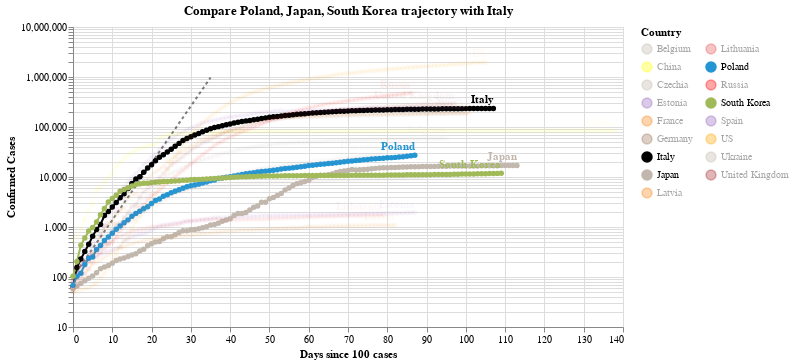

The cell this chart's notebook holds for it:
### Code cell
#hide_input
chart3 = make_since_chart(dff2, ['Poland', 'Japan', 'South Korea'], baseline_countries)
chart3

### Figure 1 — Vega-Lite specification as saved in the notebook (floating-point values rounded to 4 significant figures; data arrays with more than 128 entries replaced by an {"elided": "..."} marker saying what was removed)
{"config": {"view": {"continuousWidth": 400, "continuousHeight": 300}}, "layer": [{"data": {"name": "data-628230001892d6798b50651be41d1b3e"}, "mark": {"type": "line", "color": "black", "opacity": 0.5, "strokeDash": [3, 3]}, "encoding": {"x": {"type": "quantitative", "field": "Days since 100 cases"}, "y": {"type": "quantitative", "field": "Confirmed Cases"}}}, {"data": {"name": "data-681c8d9c12e22b4f736da7411f818ec3"}, "mark": {"type": "line", "point": true}, "encoding": {"color": {"type": "nominal", "field": "Country", "legend": {"columns": 2}, "scale": {"domain": ["Belgium", "China", "Czechia", "Estonia", "France", "Germany", "Italy", "Japan", "Latvia", "Lithuania", "Poland", "Russia", "South Korea", "Spain", "US", "Ukraine", "United Kingdom"], "range": ["#C1B7AD", "yellow", "#C1B7AD", "#9467bd", "#F58518", "#9D755D", "black", "#C1B7AD", "#F58518", "#E45756", "#2495D3", "red", "#A1BA59", "#9467bd", "orange", "#C1B7AD", "brown"]}}, "opacity": {"condition": {"value": 1, "selection": "selector001"}, "value": 0.05}, "tooltip": [{"type": "nominal", "field": "Country"}, {"type": "temporal", "field": "Date"}, {"type": "quantitative", "field": "Confirmed Cases"}, {"type": "quantitative", "field": "Days since 100 cases"}], "x": {"type": "quantitative", "field": "Days since 100 cases"}, "y": {"type": "quantitative", "field": "Confirmed Cases", "scale": {"type": "log"}}}, "selection": {"selector001": {"type": "multi", "fields": ["Country"], "bind": "legend", "init": [{"Country": "Poland"}, {"Country": "Japan"}, {"Country": "South Korea"}, {"Country": "Italy"}]}}, "width": 550}, {"data": {"name": "data-681c8d9c12e22b4f736da7411f818ec3"}, "mark": {"type": "text", "align": "right", "dy": -8, "fontWeight": "bold"}, "encoding": {"color": {"type": "nominal", "field": "Country", "legend": {"columns": 2}, "scale": {"domain": ["Belgium", "China", "Czechia", "Estonia", "France", "Germany", "Italy", "Japan", "Latvia", "Lithuania", "Poland", "Russia", "South Korea", "Spain", "US", "Ukraine", "United Kingdom"], "range": ["#C1B7AD", "yellow", "#C1B7AD", "#9467bd", "#F58518", "#9D755D", "black", "#C1B7AD", "#F58518", "#E45756", "#2495D3", "red", "#A1BA59", "#9467bd", "orange", "#C1B7AD", "brown"]}}, "opacity": {"condition": {"value": 1, "selection": "selector001"}, "value": 0.05}, "text": {"type": "nominal", "field": "Country"}, "tooltip": [{"type": "nominal", "field": "Country"}, {"type": "temporal", "field": "Date"}, {"type": "quantitative", "field": "Confirmed Cases"}, {"type": "quantitative", "field": "Days since 100 cases"}], "x": {"type": "quantitative", "field": "Days since 100 cases"}, "y": {"type": "quantitative", "field": "Confirmed Cases", "scale": {"type": "log"}}}, "transform": [{"filter": "(datum['Date'] >= 1591574400000)"}], "width": 550}], "title": "Compare Poland, Japan, South Korea trajectory with Italy", "$schema": "https://vega.github.io/schema/vega-lite/v4.0.2.json", "datasets": {"data-628230001892d6798b50651be41d1b3e": [{"Days since 100 cases": 0, "Confirmed Cases": 100.0}, {"Days since 100 cases": 1, "Confirmed Cases": 130.0}, {"Days since 100 cases": 2, "Confirmed Cases": 169.0}, {"Days since 100 cases": 3, "Confirmed Cases": 219.7}, {"Days since 100 cases": 4, "Confirmed Cases": 285.6}, {"Days since 100 cases": 5, "Confirmed Cases": 371.3}, {"Days since 100 cases": 6, "Confirmed Cases": 482.7}, {"Days since 100 cases": 7, "Confirmed Cases": 627.5}, {"Days since 100 cases": 8, "Confirmed Cases": 815.7}, {"Days since 100 cases": 9, "Confirmed Cases": 1060.0}, {"Days since 100 cases": 10, "Confirmed Cases": 1379.0}, {"Days since 100 cases": 11, "Confirmed Cases": 1792.0}, {"Days since 100 cases": 12, "Confirmed Cases": 2330.0}, {"Days since 100 cases": 13, "Confirmed Cases": 3029.0}, {"Days since 100 cases": 14, "Confirmed Cases": 3937.0}, {"Days since 100 cases": 15, "Confirmed Cases": 5119.0}, {"Days since 100 cases": 16, "Confirmed Cases": 6654.0}, {"Days since 100 cases": 17, "Confirmed Cases": 8650.0}, {"Days since 100 cases": 18, "Confirmed Cases": 11250.0}, {"Days since 100 cases": 19, "Confirmed Cases": 14620.0}, {"Days since 100 cases": 20, "Confirmed Cases": 19000.0}, {"Days since 100 cases": 21, "Confirmed Cases": 24710.0}, {"Days since 100 cases": 22, "Confirmed Cases": 32120.0}, {"Days since 100 cases": 23, "Confirmed Cases": 41750.0}, {"Days since 100 cases": 24, "Confirmed Cases": 54280.0}, {"Days since 100 cases": 25, "Confirmed Cases": 70560.0}, {"Days since 100 cases": 26, "Confirmed Cases": 91730.0}, {"Days since 100 cases": 27, "Confirmed Cases": 119300.0}, {"Days since 100 cases": 28, "Confirmed Cases": 155000.0}, {"Days since 100 cases": 29, "Confirmed Cases": 201500.0}, {"Days since 100 cases": 30, "Confirmed Cases": 262000.0}, {"Days since 100 cases": 31, "Confirmed Cases": 340600.0}, {"Days since 100 cases": 32, "Confirmed Cases": 442800.0}, {"Days since 100 cases": 33, "Confirmed Cases": 575600.0}, {"Days since 100 cases": 34, "Confirmed Cases": 748300.0}, {"Days since 100 cases": 35, "Confirmed Cases": 972800.0}], "data-681c8d9c12e22b4f736da7411f818ec3": {"elided": "1669 records"}}}
